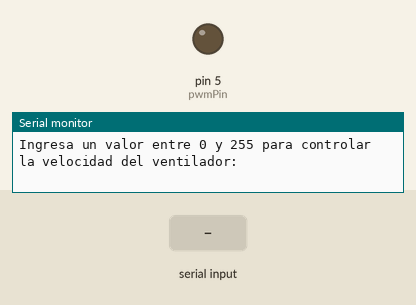
Bench run of a sketch on a simulated Arduino Uno, built with avr-gcc and run on an emulated ATmega328P. Parts: output pins drawn as LEDs (lit = HIGH), the last lines printed to the serial monitor. The test bench sets the inputs (shaded band).

Above: at 1.2 s.
1.3 s: "90,45\n" received over Serial
At 1.7 s:
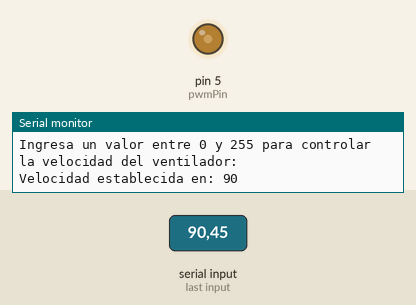
2.8 s: "30,150\n" received over Serial
At 4.0 s:
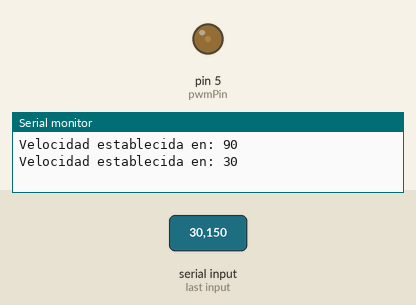
4.3 s: "200\n" received over Serial
At 5.1 s:
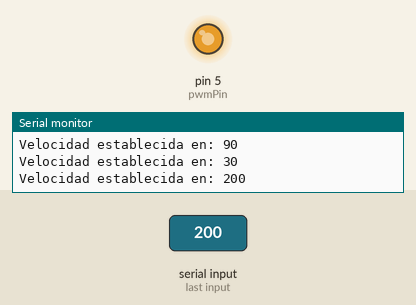
5.8 s: "90\n" received over Serial
At 6.2 s:
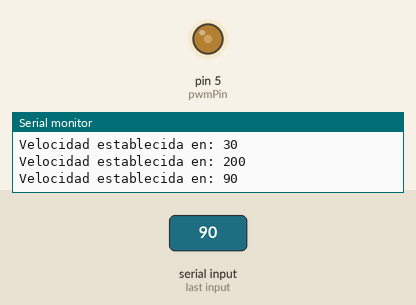
Timing chart, 0 to 8.3 s (numbered marks = the images above; inputs shaded):
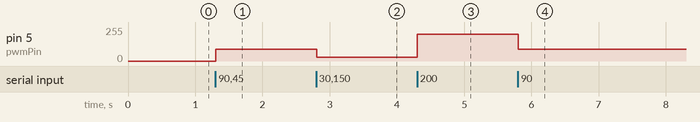

The sketch:

prueba_ventilador.ino
```cpp
const int pwmPin = 5; // Pin PWM conectado al ventilador
int currentSpeed = 0;

void setup() {
  Serial.begin(9600);
  pinMode(pwmPin, OUTPUT);
  analogWrite(pwmPin, currentSpeed);  // Valor inicial
  Serial.println("Ingresa un valor entre 0 y 255 para controlar la velocidad del ventilador:");
}

void loop() {
  if (Serial.available() > 0) {
    String input = Serial.readStringUntil('\n');
    int speed = input.toInt();

    if (speed >= 0 && speed <= 255) {
      currentSpeed = speed;
      analogWrite(pwmPin, currentSpeed);
      Serial.print("Velocidad establecida en: ");
      Serial.println(currentSpeed);
    } else {
      Serial.println("Valor fuera de rango. Ingresa un número entre 0 y 255.");
    }
  }

  // Nada más en el loop, no se vuelve a escribir si no hay datos nuevos
}
```

Measured:
- after the input at 1.3 s, pin 5 (pwmPin): 0/255 → 90/255 at once
- after the input at 2.8 s, pin 5 (pwmPin): 90/255 → 30/255 at once
- after the input at 4.3 s, pin 5 (pwmPin): 30/255 → 200/255 at once
- after the input at 5.8 s, pin 5 (pwmPin): 200/255 → 90/255 at once
